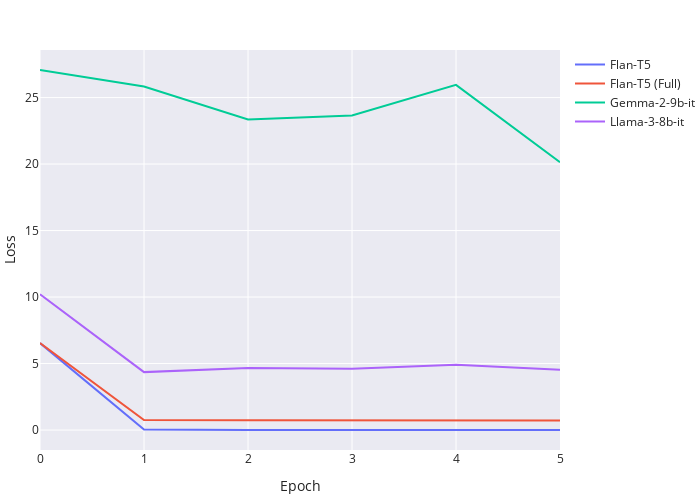

Write notebook code for a chart like this one.
### Code cell
# for j, (model, df) in enumerate(approach_data.items()):
#     plt.plot(df['epoch'][:5], df['loss'][:5], label=model)
#     plt.xlabel('Epoch')
#     plt.ylabel('Loss')
#     # plt.title('Approach Validation Loss')
#     plt.legend()

# plt.savefig('../../Graphs/approach_loss.png', dpi=600)

# Use plotly to make the same graph
import plotly.express as px

# Combine data into a single DataFrame
data = pd.concat([
    pd.DataFrame({
        'epoch': approach_data['Flan-T5']['epoch'][:6],
        'loss': approach_data['Flan-T5']['loss'][:6],
        'model': 'Flan-T5'
    }),
    pd.DataFrame({
        'epoch': approach_data['Flan-T5 (Full)']['epoch'][:6],
        'loss': approach_data['Flan-T5 (Full)']['loss'][:6],
        'model': 'Flan-T5 (Full)'
    }),
    pd.DataFrame({
        'epoch': approach_data['Gemma-2-9b-it']['epoch'][:6],
        'loss': approach_data['Gemma-2-9b-it']['loss'][:6],
        'model': 'Gemma-2-9b-it'
    }),
    pd.DataFrame({
        'epoch': approach_data['Llama-3-8b-it ']['epoch'][:6],
        'loss': approach_data['Llama-3-8b-it ']['loss'][:6],
        'model': 'Llama-3-8b-it'
    })
])

# Plot using plotly.express
fig = px.line(
    data,
    x='epoch',
    y='loss',
    color='model',  # Group by model column
    labels={'epoch': 'Epoch', 'loss': 'Loss'}
)

fig.update_layout(
    legend_title_text='', 
    autosize=False,
    width=700,
    height=500,
    margin=dict(l=0, r=0, t=50, b=50),
    template='seaborn'
)

fig.show()
#  save the plot as a png file
fig.write_image('../../Graphs/approach_loss.png', width=700, height=500, scale=5)

### Figure 1 — Plotly figure (JSON) as saved in the notebook; plotly's stock layout.template omitted (floating-point values rounded to 4 significant figures)
{"data": [{"hovertemplate": "model=Flan-T5<br>Epoch=%{x}<br>Loss=%{y}<extra></extra>", "legendgroup": "Flan-T5", "line": {"color": "#636efa", "dash": "solid"}, "marker": {"symbol": "circle"}, "mode": "lines", "name": "Flan-T5", "orientation": "v", "showlegend": true, "type": "scatter", "x": [0, 1, 2, 3, 4, 5], "xaxis": "x", "y": [6.539, 0.04244, 0.01026, 0.006306, 0.004912, 0.004171], "yaxis": "y"}, {"hovertemplate": "model=Flan-T5 (Full)<br>Epoch=%{x}<br>Loss=%{y}<extra></extra>", "legendgroup": "Flan-T5 (Full)", "line": {"color": "#EF553B", "dash": "solid"}, "marker": {"symbol": "circle"}, "mode": "lines", "name": "Flan-T5 (Full)", "orientation": "v", "showlegend": true, "type": "scatter", "x": [0, 1, 2, 3, 4, 5], "xaxis": "x", "y": [6.539, 0.756, 0.7354, 0.7279, 0.7259, 0.7242], "yaxis": "y"}, {"hovertemplate": "model=Gemma-2-9b-it<br>Epoch=%{x}<br>Loss=%{y}<extra></extra>", "legendgroup": "Gemma-2-9b-it", "line": {"color": "#00cc96", "dash": "solid"}, "marker": {"symbol": "circle"}, "mode": "lines", "name": "Gemma-2-9b-it", "orientation": "v", "showlegend": true, "type": "scatter", "x": [0, 1, 2, 3, 4, 5], "xaxis": "x", "y": [27.07, 25.83, 23.36, 23.65, 25.96, 20.14], "yaxis": "y"}, {"hovertemplate": "model=Llama-3-8b-it<br>Epoch=%{x}<br>Loss=%{y}<extra></extra>", "legendgroup": "Llama-3-8b-it", "line": {"color": "#ab63fa", "dash": "solid"}, "marker": {"symbol": "circle"}, "mode": "lines", "name": "Llama-3-8b-it", "orientation": "v", "showlegend": true, "type": "scatter", "x": [0, 1, 2, 3, 4, 5], "xaxis": "x", "y": [10.21, 4.356, 4.675, 4.607, 4.914, 4.526], "yaxis": "y"}], "layout": {"autosize": false, "height": 500, "legend": {"title": {"text": ""}, "tracegroupgap": 0}, "margin": {"b": 50, "l": 0, "r": 0, "t": 50}, "width": 700, "xaxis": {"anchor": "y", "domain": [0, 1], "title": {"text": "Epoch"}}, "yaxis": {"anchor": "x", "domain": [0, 1], "title": {"text": "Loss"}}}}
